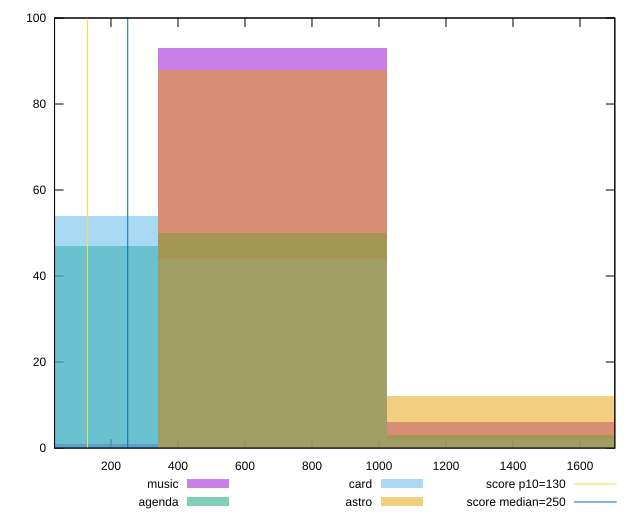

The gnuplot source for this figure:
reset

$music <<EOF
682.562218862676 93
1365.124437725352 6
0 1
EOF

$agenda <<EOF
682.562218862676 50
0 47
1365.124437725352 3
EOF

$card <<EOF
0 54
682.562218862676 44
1365.124437725352 2
EOF

$astro <<EOF
682.562218862676 88
1365.124437725352 12
EOF

set key outside below
set boxwidth 682.562218862676
set xrange [31.5:1704.0000000000018]
set yrange [0:100]
set trange [0:100]
set style fill transparent solid 0.5 noborder

set parametric
set terminal svg size 640, 520 enhanced background rgb 'white'
set output "reports/report_00028_2021-02-24T12-49-42.674Z/max-potential-fid/comparison/histogram/all_raw.svg"

plot $music title "music" with boxes, \
     $agenda title "agenda" with boxes, \
     $card title "card" with boxes, \
     $astro title "astro" with boxes, \
     130,t title "score p10=130", \
     250,t title "score median=250"

reset
